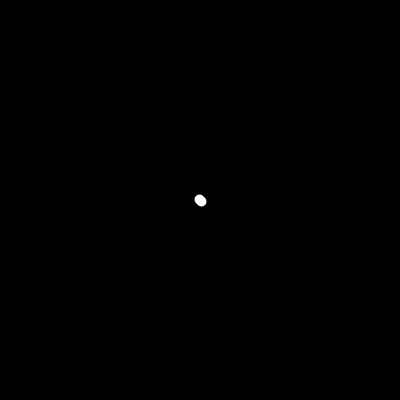
Frame 1 (no input)
Frame 60 (the mouse pressed at the canvas centre just before this capture): identical to frame 1, image omitted
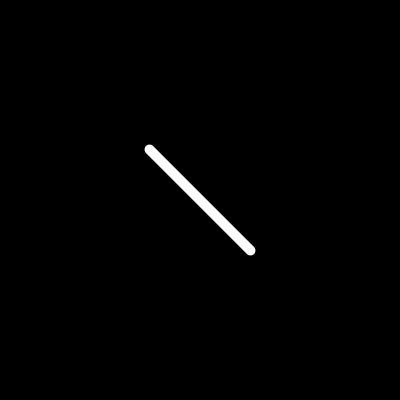
Frame 120 (the mouse held since frame 60 and released just before this capture)

The Processing sketch that drew these frames (run headless with seeded random() and noise(); from frame 60 on, the mouse is pressed at the canvas centre):

// Processing sketch: mouse_move_03
// ── mouse_move_03.pde
/*
INTERACTION MOUSE_MOVE_03

*/

/////////////////////////// GLOBALS ////////////////////////////


/////////////////////////// SETUP ////////////////////////////

void setup() {
  size(400, 400);
  background(0);
  smooth();
  stroke(255);
  strokeWeight(10);
}

/////////////////////////// DRAW ////////////////////////////
void draw() {
    background(0);
    // La fonction map() permet d'appliquer une plage de valeurs à une autre
    // Ici on applique la largeur de notre fenêtre à un tour complet de la ligne.
    float angle = map(mouseX, 0, width, 0, radians(360)); 
    println(angle);
    
    translate(width/2,height/2); // Dessiner au centre
    rotate(angle);
    
    float lineLength = map(mouseY, 0, height, 1, 100);
    line(-lineLength,-lineLength,lineLength,lineLength);

}

/////////////////////////// FUNCTIONS ////////////////////////////
